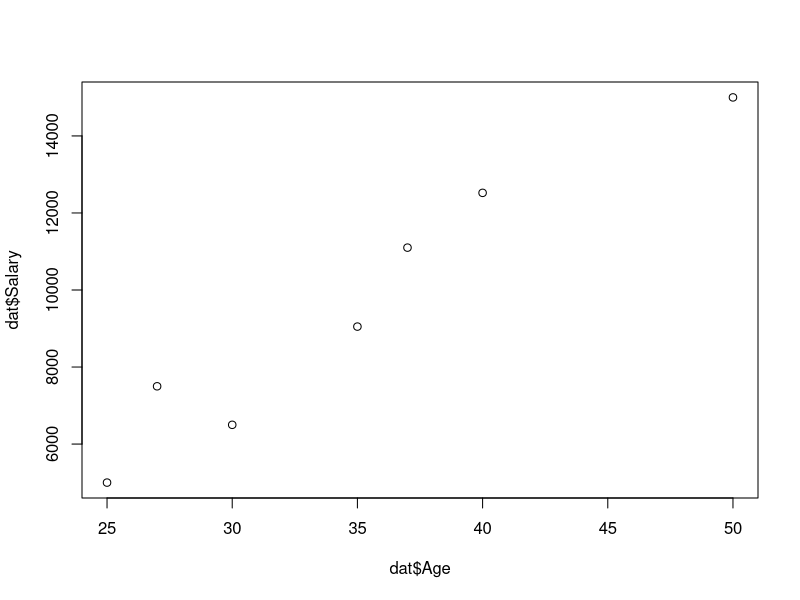

Write the R code that produced this figure.
dat<-read.csv('trial.csv',header=TRUE)

View(head(dat))

plot(dat$Salary~dat$Age)

slr<-lm(Salary~.,data=dat)

summary(slr)

Age=c(27,67)
Car=c('Yes','No')
df = data.frame(Age,Car)

predict(slr,df)
